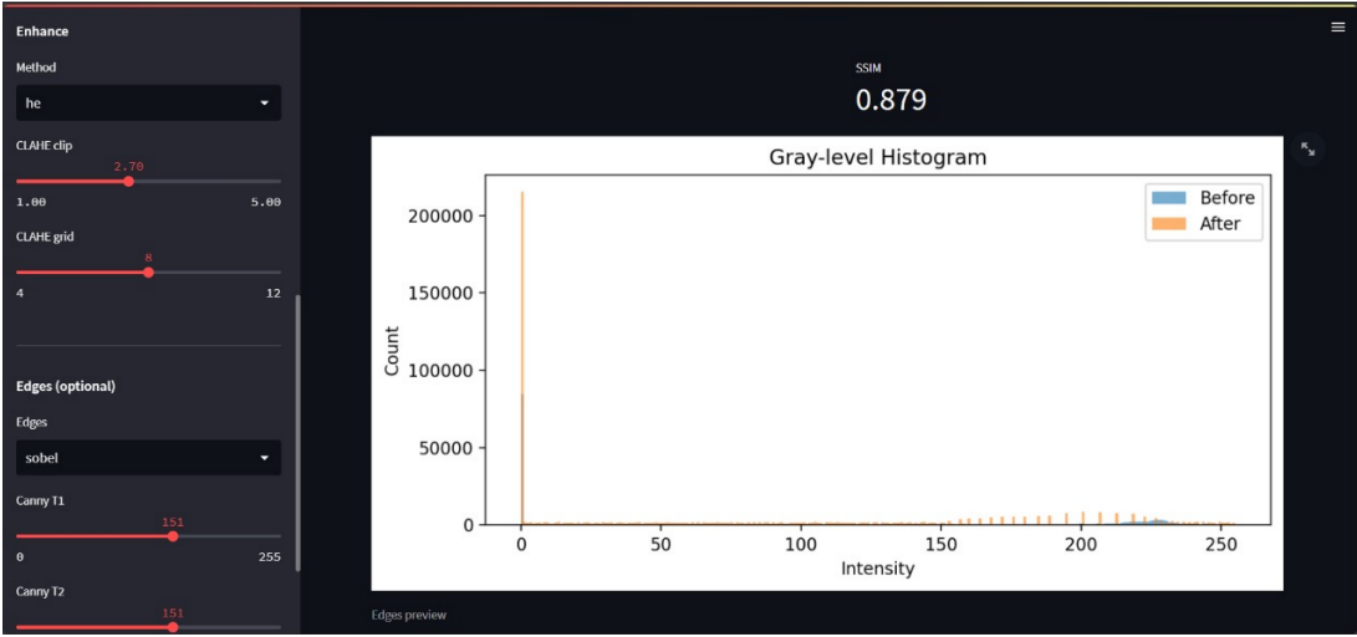
#> input picture assets/histogram.png, 1357 x 637 px
$ python -i enhance_restore.py   (imports and definitions only)
#> lines starting #> are read from the running program, lines starting #| are printed output that depends on the picture
#> further down, picture is the input picture: shape (637, 1357, 3); mean B, G, R 140.3, 136.6, 136.6
import cv2
import numpy as np

def hist_equalization_bgr(img):
    b, g, r = cv2.split(img)
    b = cv2.equalizeHist(b)
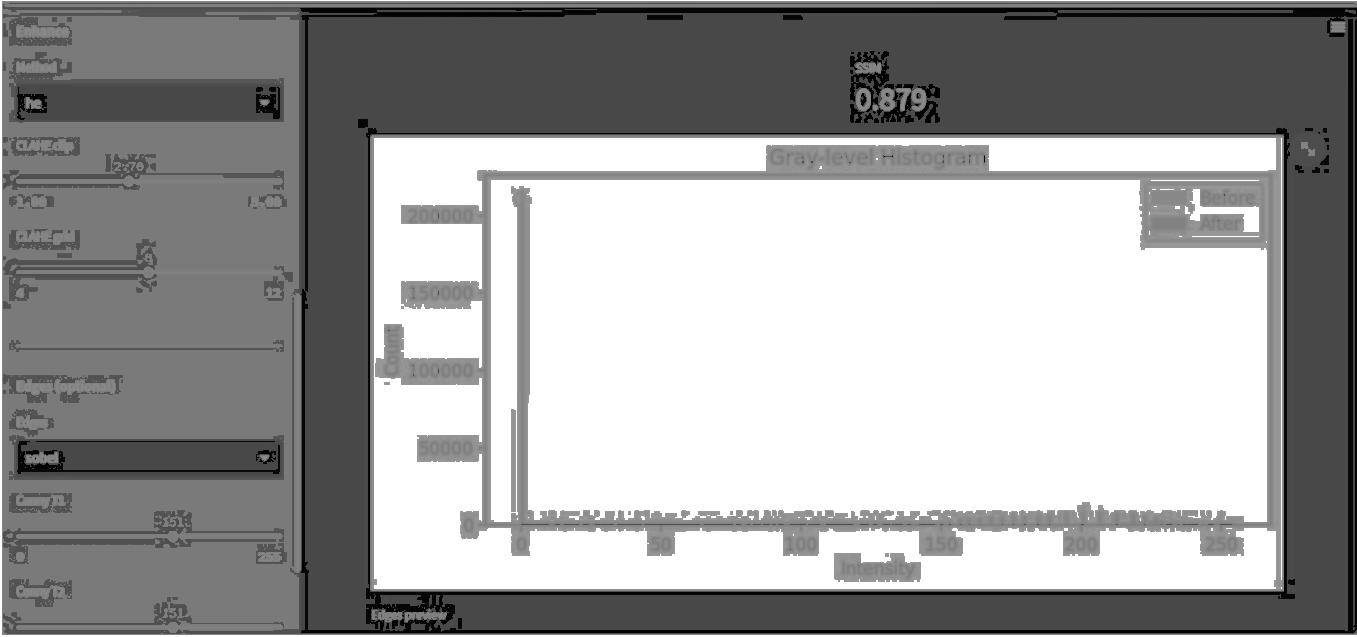
#> b: shape (637, 1357); min 0, max 255, mean 159.2
    g = cv2.equalizeHist(g)
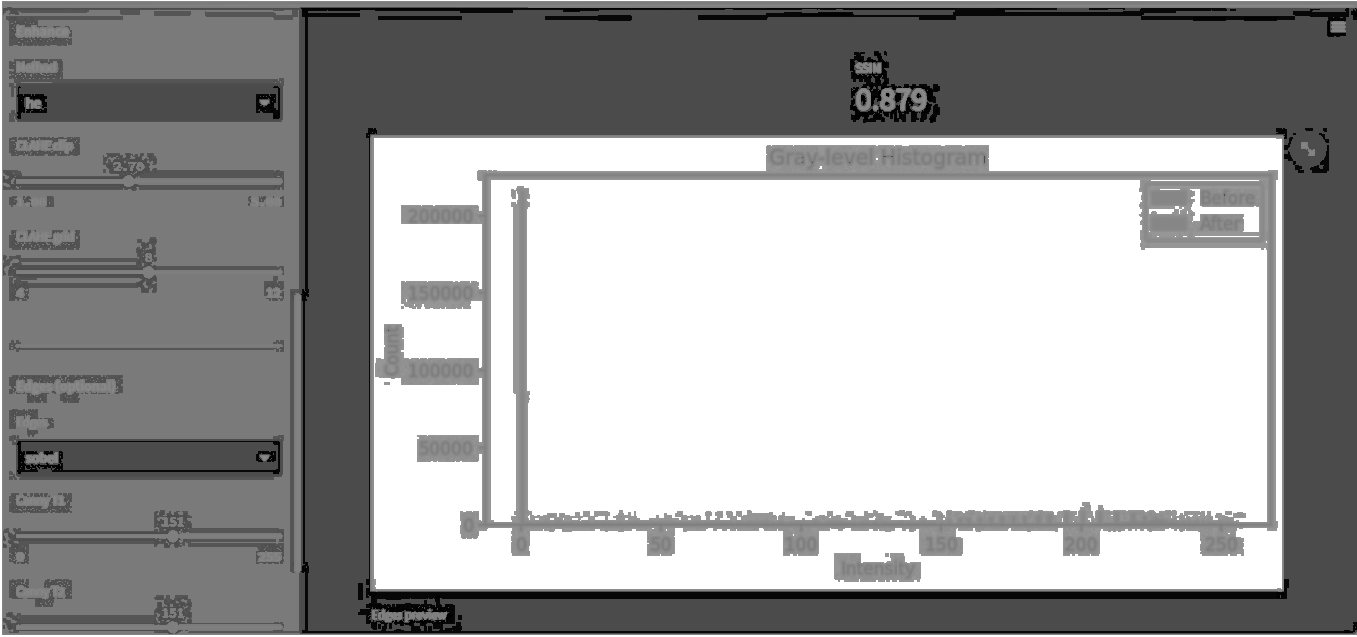
#> g: shape (637, 1357); min 0, max 255, mean 160.8
    r = cv2.equalizeHist(r)
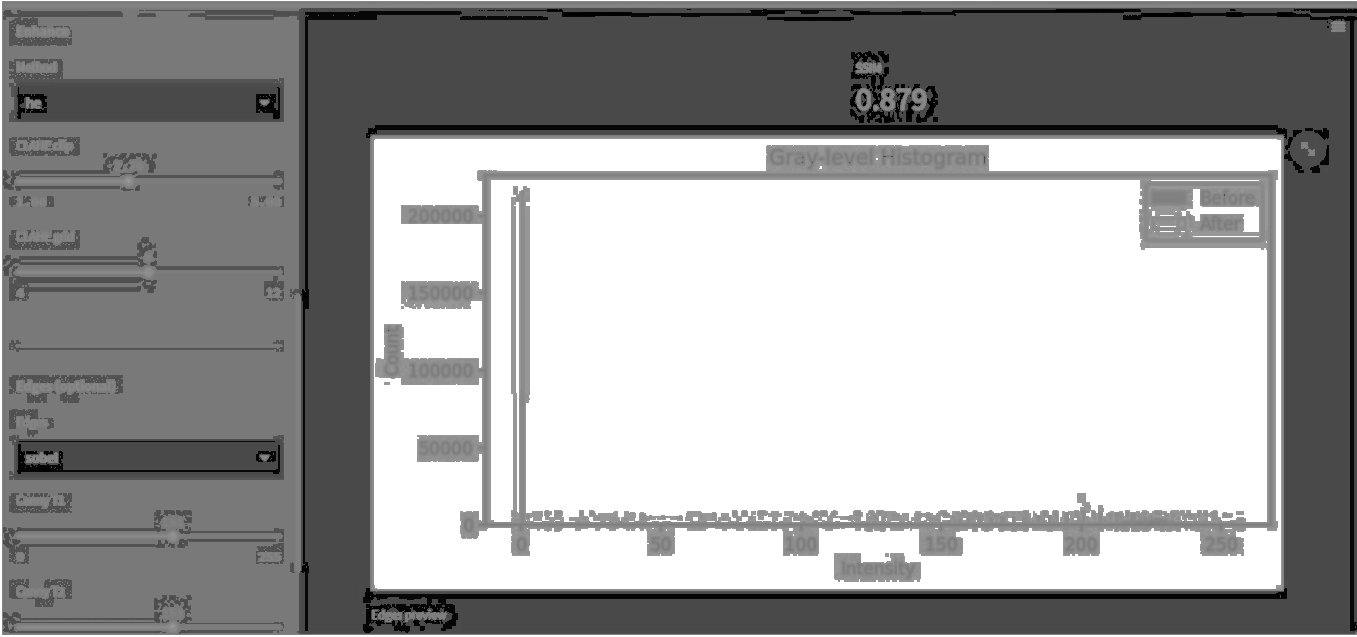
#> r: shape (637, 1357); min 0, max 255, mean 160.2
    return cv2.merge([b, g, r])
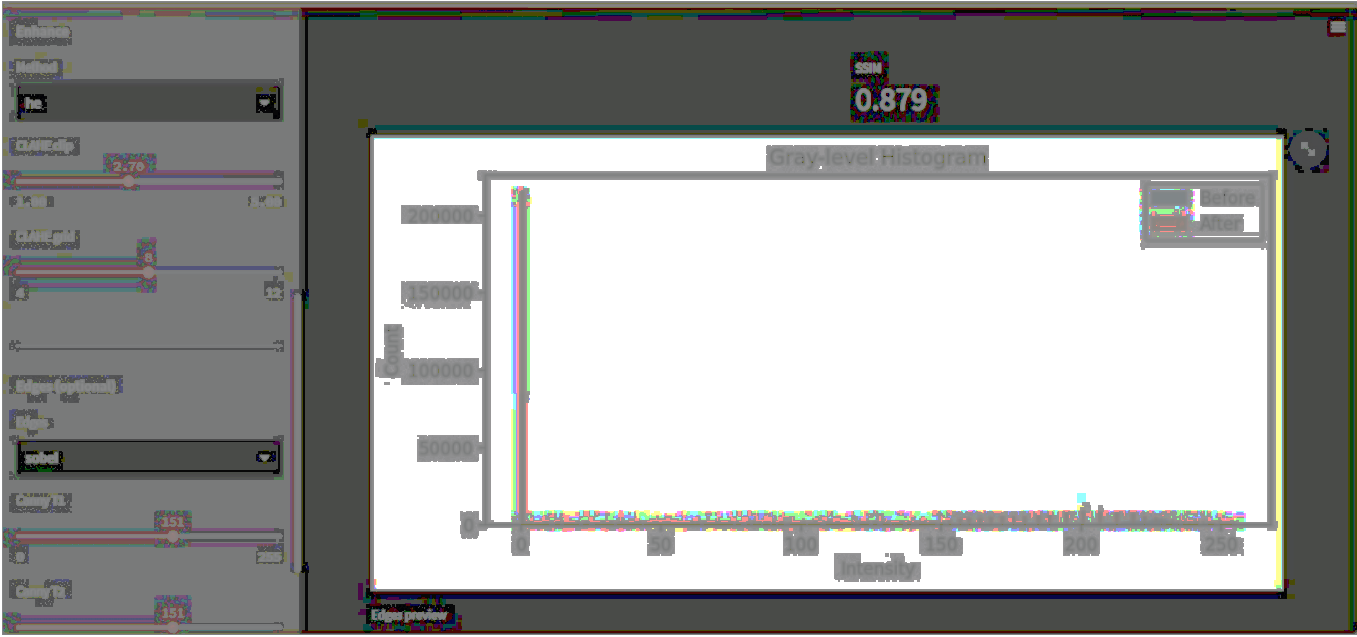
#> returned value: shape (637, 1357, 3); mean of channels 0, 1, 2 159.2, 160.8, 160.2; drawn as B, G, R

def clahe_bgr(img, clip_limit=3.0, tile_grid_size=(8, 8)):
    lab = cv2.cvtColor(img, cv2.COLOR_BGR2LAB)
    l, a, b = cv2.split(lab)
    clahe = cv2.createCLAHE(clipLimit=float(clip_limit), tileGridSize=tuple(tile_grid_size))
    l2 = clahe.apply(l)
    lab2 = cv2.merge([l2, a, b])
    return cv2.cvtColor(lab2, cv2.COLOR_LAB2BGR)

>>> import cv2
>>> picture = cv2.imread('../assets/histogram.png')
>>> result = hist_equalization_bgr(picture)

$ run again, on assets/main-ui.png
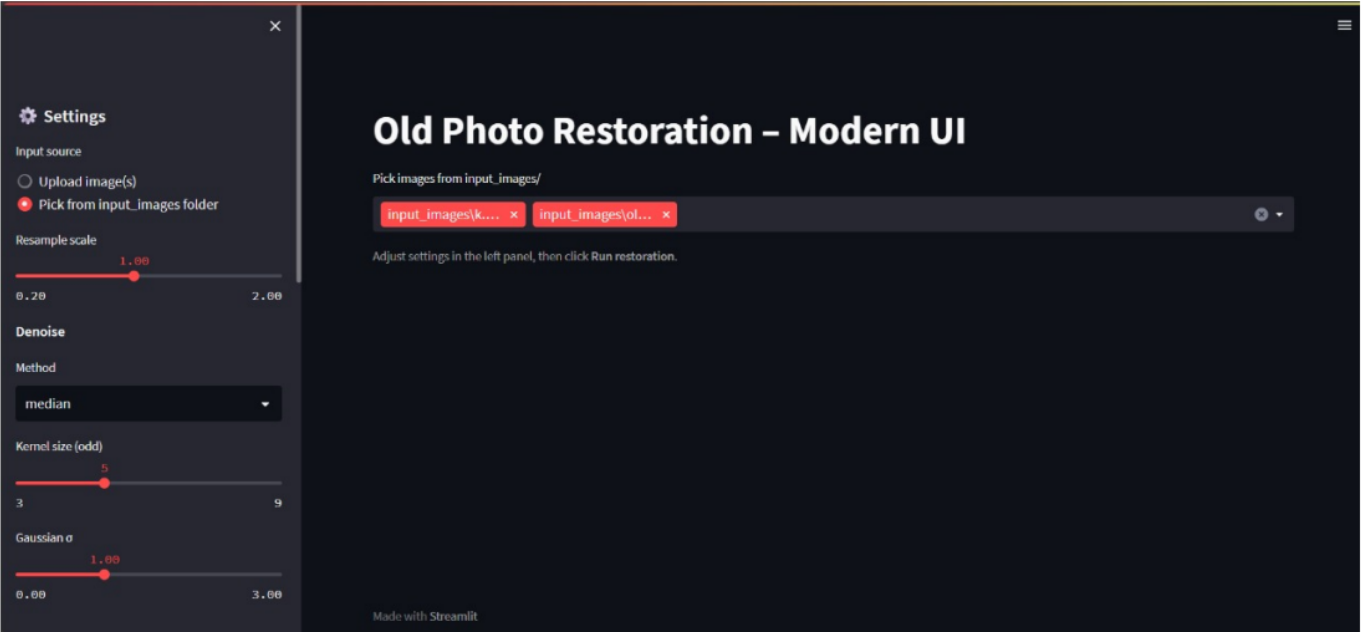
#> input picture assets/main-ui.png, 1361 x 632 px
#> picture is the input picture: shape (632, 1361, 3); mean B, G, R 34.4, 27.2, 27
#> in hist_equalization_bgr, `r = cv2.equalizeHist(r)`:
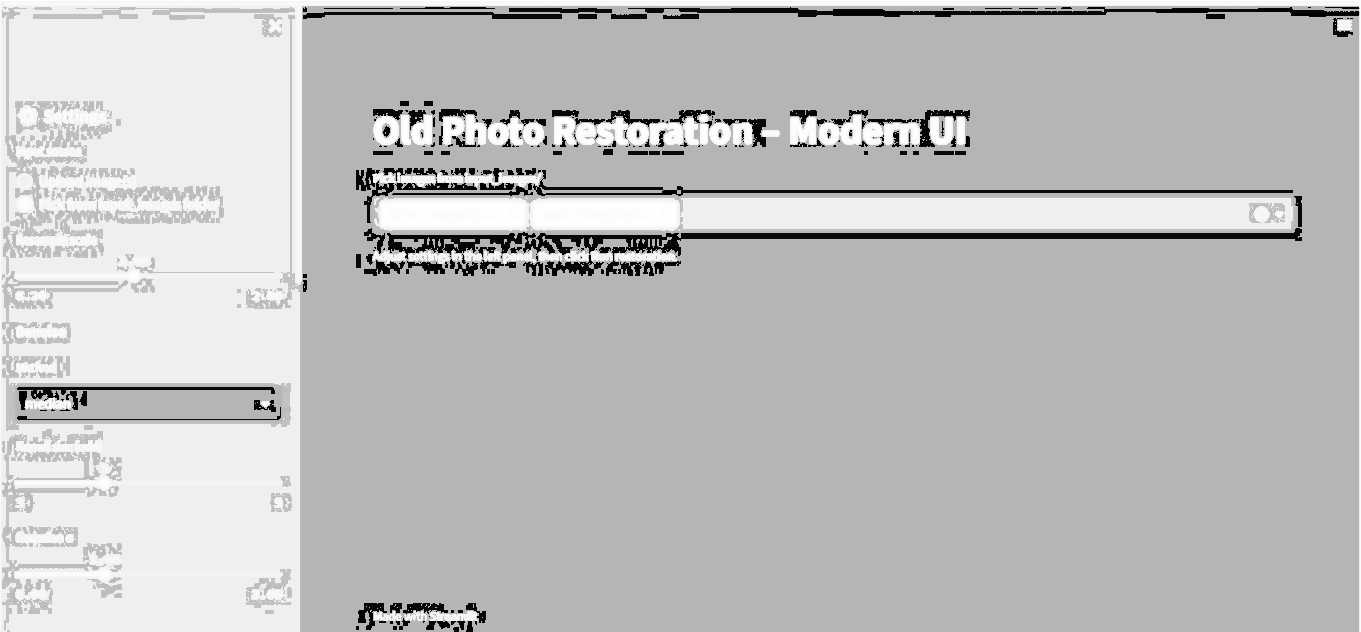
#> r: shape (632, 1361); min 0, max 255, mean 189.9
#> in hist_equalization_bgr, `return cv2.merge([b, g, r])`:
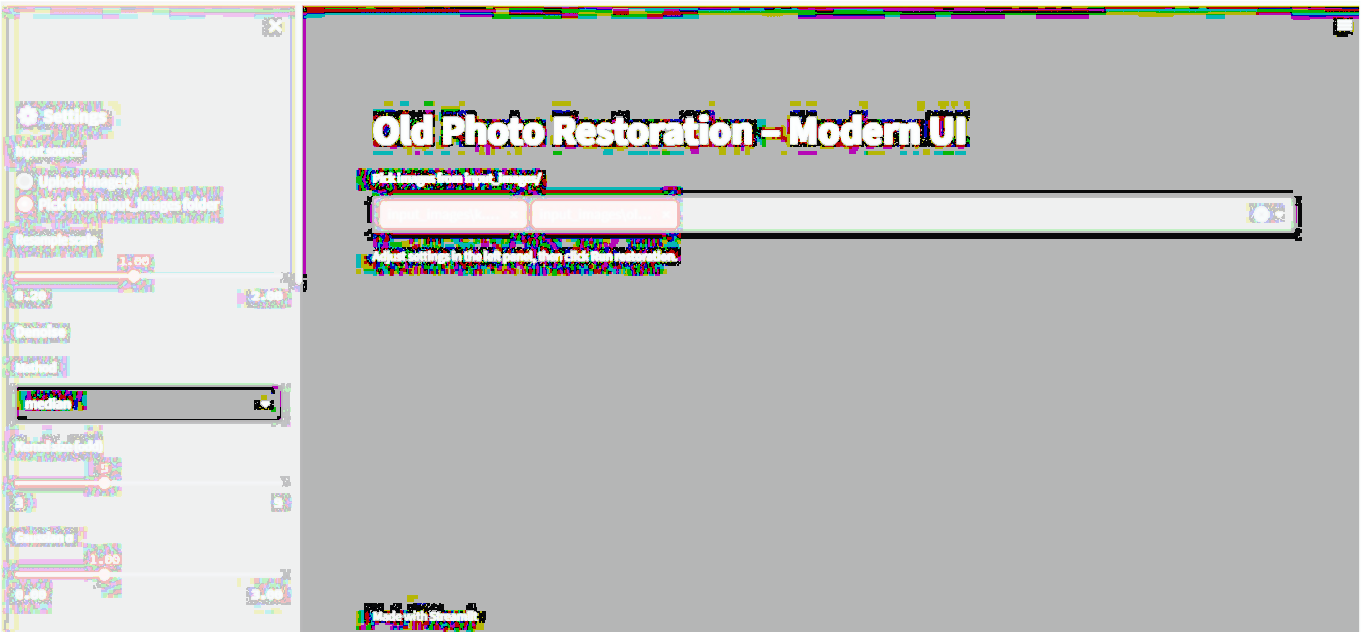
#> returned value: shape (632, 1361, 3); mean of channels 0, 1, 2 189.4, 190.1, 189.9; drawn as B, G, R
